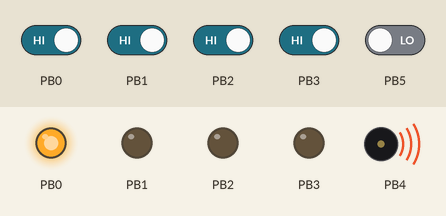
Simulated run of this sketch. Board: ATtiny85, built with avr-gcc and run on an emulated ATtiny85. Parts: output pins drawn as LEDs (lit = HIGH), buzzer (waves = sounding). The inputs (shaded band) are chosen by the test bench; at power-on: PB0–3 HIGH, PB5 LOW. Random numbers use the default seed unless the sketch sets one; pins used as bus, display or sensor lines are not drawn.

Above: at 1.2 s.
1.3 s: PB0 driven LOW and PB1 driven LOW and PB2 driven LOW and PB3 driven LOW and PB5 driven HIGH
At 2.5 s:
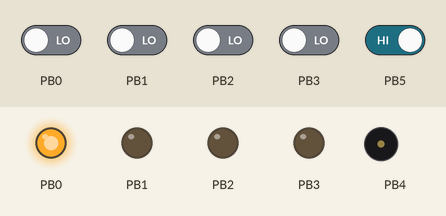
2.8 s: PB0 driven HIGH
At 3.2 s:
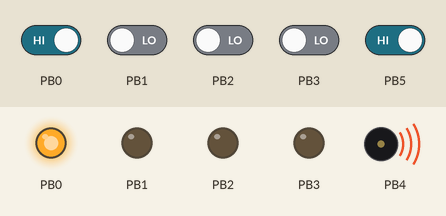
4.3 s: PB0 driven LOW
At 5.0 s:
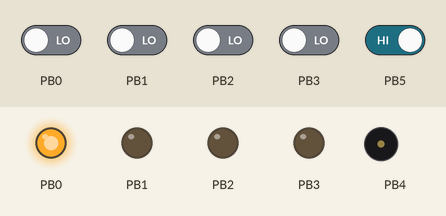
Timing chart, 0 to 7.3 s (numbered marks = the images above; inputs shaded):
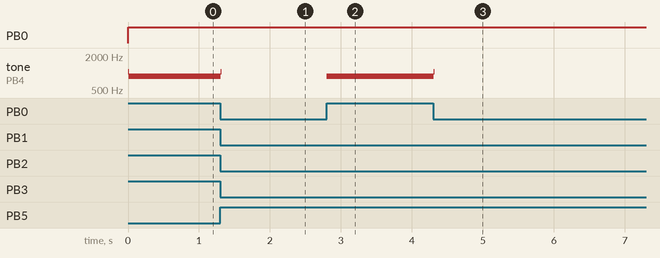

The sketch:

simon_says.ino
```cpp
#include <avr/io.h>
#define DEL_TIME 10
#define SEQ_LEN 10
byte seq[SEQ_LEN];
byte len;
byte prog;
const byte scale[] PROGMEM = {239,226,213,201,190,179,169,160,151,142,134,127};

void note(byte octave,byte n){
    int scaler = 8 - (octave + n/12);
    if(scaler&B11110000||octave == 0)//scaler out of bounds
        scaler = 0;
    OCR1C = pgm_read_byte(&scale[n%12])-1;
    GTCCR = B00010000; //use pin 4
    TCCR1 = B10000000|scaler;
}


void setup(){
DDRB = B00011111;
}
void loop(){

    if (len++ == 1){//generate a list
        for (byte i = 0; i<SEQ_LEN;i++)
            seq[i] = random(0,4);
    }
    DDRB = B00011111;
    for(byte i = 0; i<len;i++){
        PORTB = 1<<seq[i];
        note(3,seq[i]<<1);
        delay(DEL_TIME);
    }
    note(0,0);
    DDRB = B00010000;
    PORTB = B00001111;
    while(prog<len){
        if(PINB & B00001111){
            if(PINB == 1 << seq[prog])
                note(3,seq[prog++]<<1);//correct note
            else{
                note(2,9);
                len = 0;
            }
            while(PINB & B00001111){}
            delay(10);
        }
    }
    if(len == 0){
        //you lost fool

    }
    else{
        //you won
        len = 0;
    }

}
```

Measured:
- after the input at 1.3 s, tone on PB4: 880 Hz → 1046 Hz at once, → silent 0.01 s later
- after the input at 2.8 s, tone on PB4: silent → 880 Hz at once
- after the input at 4.3 s, tone on PB4: 880 Hz → 1046 Hz at once, → silent 0.01 s later
